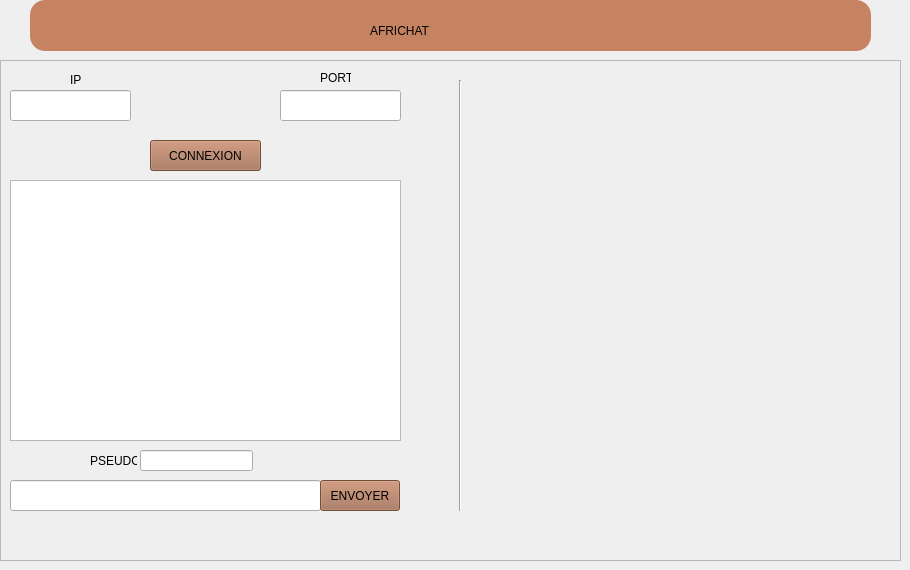
      <widget class="QWidget" name="page_4">
       <widget class="QFrame" name="frame">
        <property name="geometry">
         <rect>
          <x>0</x>
          <y>60</y>
          <width>901</width>
          <height>501</height>
         </rect>
        </property>
        <property name="frameShape">
         <enum>QFrame::StyledPanel</enum>
        </property>
        <property name="frameShadow">
         <enum>QFrame::Raised</enum>
        </property>
        <widget class="QLineEdit" name="lineEdit_3">
         <property name="geometry">
          <rect>
           <x>10</x>
           <y>30</y>
           <width>121</width>
           <height>31</height>
          </rect>
         </property>
        </widget>
        <widget class="QLineEdit" name="lineEdit_4">
         <property name="geometry">
          <rect>
           <x>280</x>
           <y>30</y>
           <width>121</width>
           <height>31</height>
          </rect>
         </property>
        </widget>
        <widget class="QLineEdit" name="lineEdit_5">
         <property name="geometry">
          <rect>
           <x>10</x>
           <y>420</y>
           <width>311</width>
           <height>31</height>
          </rect>
         </property>
        </widget>
        <widget class="QPushButton" name="pushButton_3">
         <property name="geometry">
          <rect>
           <x>320</x>
           <y>420</y>
           <width>80</width>
           <height>31</height>
          </rect>
         </property>
         <property name="styleSheet">
          <string notr="true">background-color: rgb(162, 108, 80);
font:16pt &quot;Gabriola&quot;;
</string>
         </property>
         <property name="text">
          <string>ENVOYER</string>
         </property>
        </widget>
        <widget class="QTextEdit" name="textEdit">
         <property name="geometry">
          <rect>
           <x>10</x>
           <y>120</y>
           <width>391</width>
           <height>261</height>
          </rect>
         </property>
         <property name="readOnly">
          <bool>true</bool>
         </property>
        </widget>
        <widget class="QLabel" name="label_24">
         <property name="geometry">
          <rect>
           <x>70</x>
           <y>10</y>
           <width>16</width>
           <height>20</height>
          </rect>
         </property>
         <property name="text">
          <string>IP</string>
         </property>
        </widget>
        <widget class="QPushButton" name="pushButton">
         <property name="geometry">
          <rect>
           <x>150</x>
           <y>80</y>
           <width>111</width>
           <height>31</height>
          </rect>
         </property>
         <property name="styleSheet">
          <string notr="true">background-color: rgb(162, 108, 80);
font:16pt &quot;Gabriola&quot;;</string>
         </property>
         <property name="text">
          <string>CONNEXION</string>
         </property>
        </widget>
        <widget class="QLabel" name="label_26">
         <property name="geometry">
          <rect>
           <x>320</x>
           <y>10</y>
           <width>31</width>
           <height>16</height>
          </rect>
         </property>
         <property name="text">
          <string>PORT</string>
         </property>
        </widget>
        <widget class="QLineEdit" name="lineEdit_6">
         <property name="geometry">
          <rect>
           <x>140</x>
           <y>390</y>
           <width>113</width>
           <height>21</height>
          </rect>
         </property>
        </widget>
        <widget class="QLabel" name="label_27">
         <property name="geometry">
          <rect>
           <x>90</x>
           <y>390</y>
           <width>47</width>
           <height>21</height>
          </rect>
         </property>
         <property name="text">
          <string>PSEUDO</string>
         </property>
        </widget>
        <widget class="Line" name="line_5">
         <property name="geometry">
          <rect>
           <x>450</x>
           <y>20</y>
           <width>20</width>
           <height>431</height>
          </rect>
         </property>
         <property name="orientation">
          <enum>Qt::Vertical</enum>
         </property>
        </widget>
        <widget class="QLabel" name="label_25">
         <property name="geometry">
          <rect>
           <x>490</x>
           <y>40</y>
           <width>431</width>
           <height>401</height>
          </rect>
         </property>
         <property name="cursor">
          <cursorShape>CrossCursor</cursorShape>
         </property>
         <property name="text">
          <string/>
         </property>
         <property name="pixmap">
          <pixmap>../../../Downloads/logo2.png</pixmap>
         </property>
        </widget>
       </widget>
       <widget class="QWidget" name="widget_2" native="true">
        <property name="geometry">
         <rect>
          <x>30</x>
          <y>0</y>
          <width>841</width>
          <height>51</height>
         </rect>
        </property>
        <property name="styleSheet">
         <string notr="true">background-color: rgb(197, 131, 98);
border-radius: 15px 15px 15px 15px;</string>
        </property>
        <widget class="QLabel" name="label_41">
         <property name="geometry">
          <rect>
           <x>340</x>
           <y>0</y>
           <width>201</width>
           <height>61</height>
          </rect>
         </property>
         <property name="styleSheet">
          <string notr="true">font: 40pt &quot;Gabriola&quot;;</string>
         </property>
         <property name="text">
          <string>AFRICHAT</string>
         </property>
        </widget>
       </widget>
      </widget>
